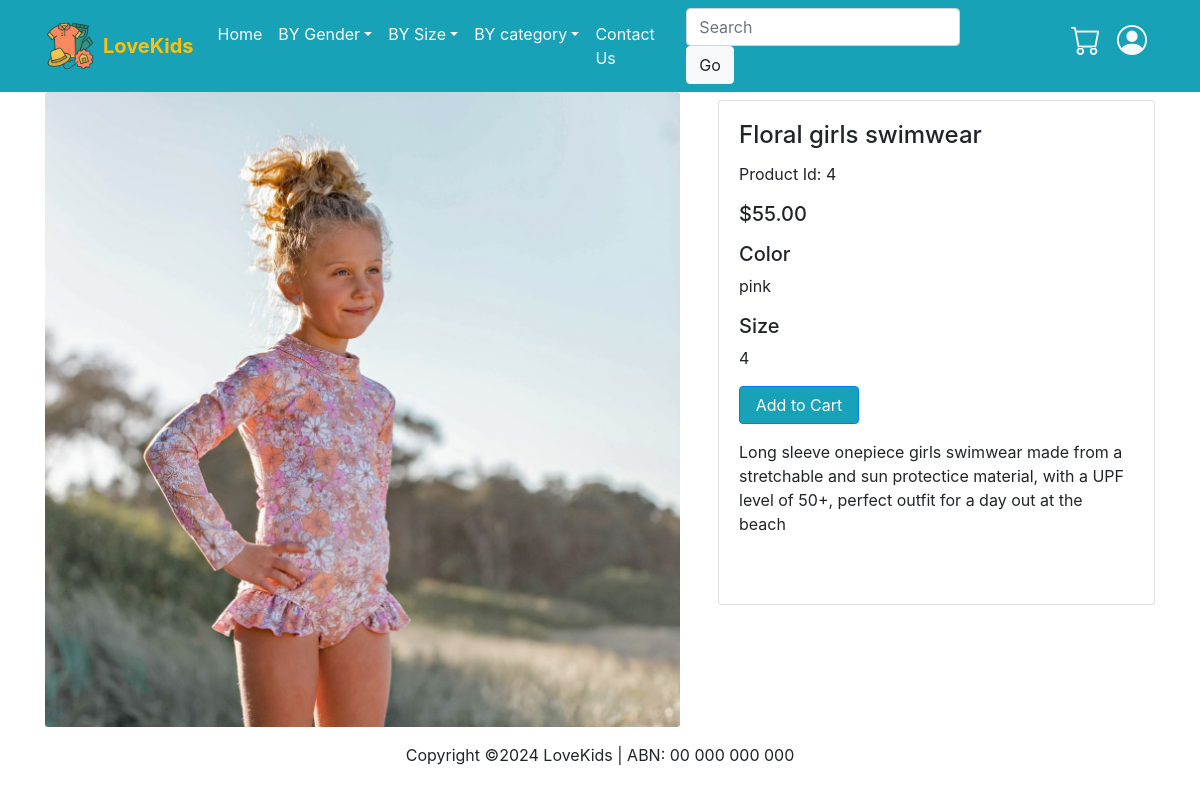
Page /productdetails/4 on the committed database.
### LoveKids/models.py (models this page shows, shortened)
class Product(db.Model):
    __tablename__='products'
    id = db.Column(db.Integer, primary_key=True)
    name = db.Column(db.String(128), unique=True)
    title = db.Column(db.String(128), unique=True)
    sizerange = db.Column(db.String(64))
    size = db.Column(db.String(64))
    gender = db.Column(db.String(64))
    category = db.Column(db.String(64))
    color = db.Column(db.String(64))
    description = db.Column(db.String(500), nullable=False)
    image = db.Column(db.String(60), nullable=False, default='defaultproduct.jpg')
    cost = db.Column(db.Float, nullable=False)

### LoveKids/views.py (the view)
@bp.route('/productdetails/<int:productid>')
def getproduct(productid):
    product = Product.query.get(productid)
    return render_template('productdetails.html', product = product)

### LoveKids/templates/productdetails.html (shortened to what this page needs)
{% extends 'base.html' %}
{% block main %}
<div class="container">
    <div class="row">
        <div class="col-7">
            <img class="card-img" src="/static/images/{{product.image}}" alt="{{product.title}}">
        </div>
        <div class="col-5">
            <div class="card my-2 ml-2">
                <div class="card-body">
                    <h4 class="card-title">{{product.title}}</h4>
                    <p class="card-text mb-3">Product Id: {{product.id}}</P>
                    <h5 class="card-text mb-3">{{"$%.2f"|format(product.cost)}}</h5>
                    <h5 class="card-text">Color</h5>
                    <p class="card-text mb-3">{{product.color}}</p>
                    <h5 class="card-text">Size</h5>
                    <p class="card-text mb-3">{{product.size}}</p>
                    <form action="{{ url_for('main.cart') }}">
                        <button class="btn btn-primary mb-3" style="width: 120px; background-color: #17a2b8" type="submit">Add to Cart</button>
                    </form>
                    <p class="card-text mb-5">{{product.description}}</p>
                </div>
            </div>
        </div>
    </div>
</div>
{% endblock %}

### rows in the picture
Product: image (picture), title "Floral girls swimwear", id "4", cost "$55.00", color "pink", size "4", description "Long sleeve onepiece girls swimwear made from a stretchable and sun protectice material, with a UPF level of 50+, perfect outfit for a day out at the beach"
